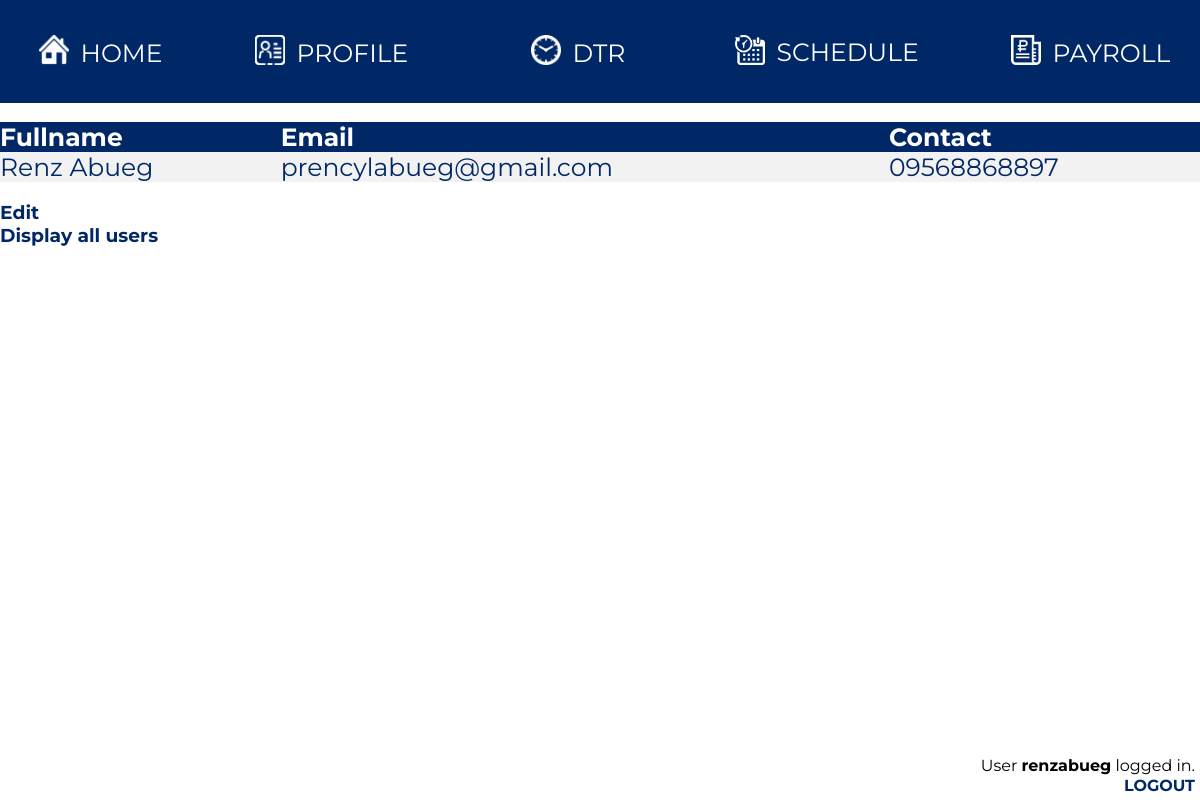
The page /profile_admin.php (signed in) on the database its author committed.
### tables this page shows
CREATE TABLE `users` (
  `id` int(11) NOT NULL,
  `username` varchar(30) NOT NULL,
  `password` varchar(30) NOT NULL,
  `fullname` varchar(50) NOT NULL,
  `email` varchar(100) NOT NULL,
  `contact` varchar(30) NOT NULL,
  `admin` bit(1) NOT NULL DEFAULT b'0',
  `active` bit(1) NOT NULL DEFAULT b'0'
);

### profile_admin.php (the view, shortened to what this page needs)
<?php
	include_once('index_logged.php');
?>
<!DOCTYPE html>
<html>
<head>
</head>
<body>
<table>
<tr>
<th>Fullname</th>
<th>Email</th>
<th>Contact</th>
</tr>
<?php
$conn = mysqli_connect("localhost", "root", "", "server");
$sql = "SELECT fullname, email, contact FROM users WHERE username = '".$_SESSION['username']."'";
$result = $conn->query($sql);
if ($result->num_rows > 0) {
while($row = $result->fetch_assoc()) {
echo "<tr><td>" . $row["fullname"]. "</td><td>" . $row["email"]. "</td><td>"
. $row["contact"] . "</td></tr>";
}
echo "</table>";
} else { echo "0 results"; }
?>
<br>
<h3><a href="edit.php"> Edit </a><h3>
<h3><a href="display_users.php"> Display all users </a><h3>
</body>
</html>

### index_logged.php (style rules this page uses)
* { margin: 0; padding: 0; }
* { font-family: 'Montserrat', sans-serif; }
a { text-decoration: none; color: #002867; }

### profile_admin.php (style rules this page uses)
* { font-family: 'Montserrat', sans-serif; }
table { border-collapse: collapse; width: 100%; color: #002867; font-family: monospace; font-size: 25px; text-align: left; }
th { background-color: #002867; color: white; }
tr:nth-child(even) { background-color: #f2f2f2 }

### rows shown on the page
users: fullname "Renz Abueg", email "prencylabueg@gmail.com", contact "09568868897"

### other values the page prints
$_SESSION["username"] "renzabueg"
